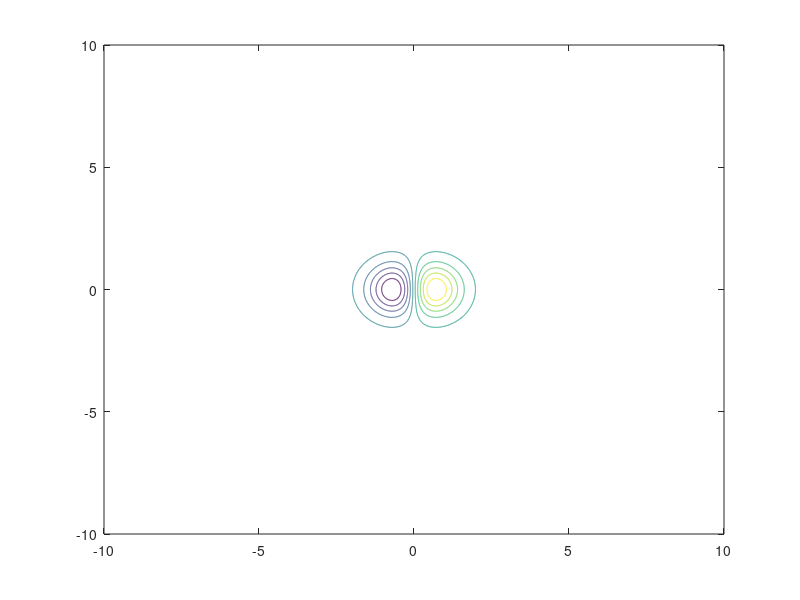

The MATLAB source for this figure: (Note: this script raises an error after producing the figure.)
clear all;
close all;
clc;

f = @(x) x(1)*exp(-x(1)^2-x(2)^2);
xk = [-2; 2];
allCords = [xk(1), xk(2), f(xk)];

MaxIter = 100;
xTol = 1e-3;
funTol = 1e-3;

h = 0.001;
S = 0.01;

x = -10 : 0.01 : 10;
y = -10 : 0.01 : 10;
[xr, yr] = meshgrid(x, y);

figure(1);
contour(xr, yr, xr.*exp(-xr.^2-yr.^2));

for i = 1 : MaxIter
    xk_last = xk;
    gr = aut3grad(f, xk, h);
    H = aut3hess(f, xk, h);
    S = (gr' * gr) / (gr' * H * gr);
    M = -gr;
    xk = xk + S * M;
    
    hold on;
    plot(xk(1), xk(2), 'r*');
    allCords = [allCords; xk(1), xk(2), f(xk)];
    
    if abs(xk - xk_last) < xTol
        break;
    end
end


figure(2);
plot3(allCords(:, 1), allCords(:, 2), allCords(:, 3), '*r');
hold on;
mesh(xr, yr, xr.*exp(-xr.^2-yr.^2));

disp("Minium pont: ")
disp(xk);
